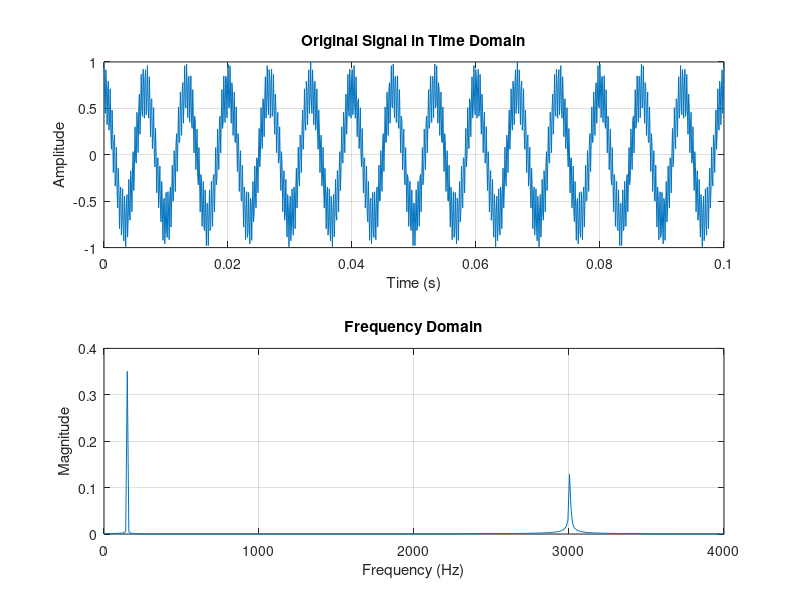
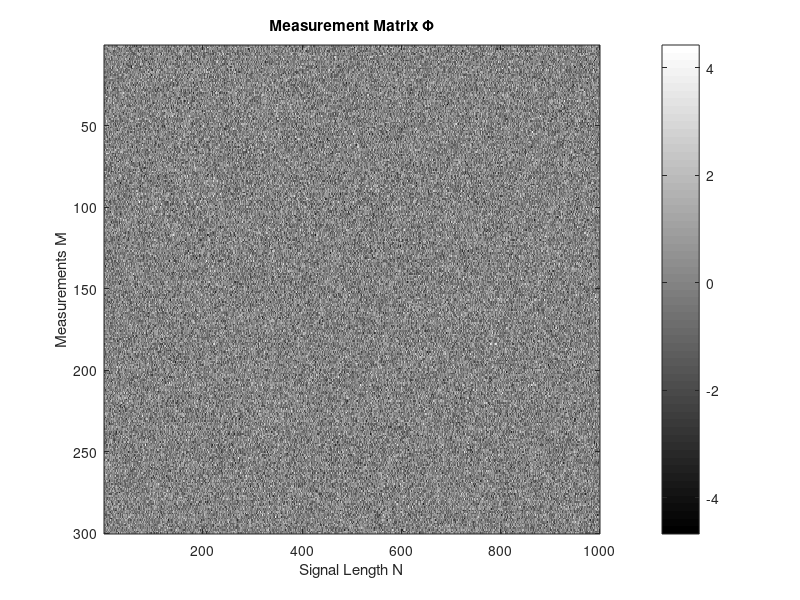

The MATLAB source for these figures, in order: (Note: this script raises an error after producing the figures.)
clear all; close all; clc;

% Compressed Sensing Demonstration
% Signal: 0.7*cos(150*pi*t) + 0.3*cos(3000*pi*t)


%% Signal Parameters
fs = 10000;             % Sampling frequency (Hz)
T = 0.1;                % Duration (seconds)
N = fs * T;             % Number of samples
t = linspace(0, T, N);  % Time vector

% Original signal
f1 = 150;               % First frequency (Hz)
f2 = 3000;              % Second frequency (Hz)
x = 0.7*cos(2*pi*f1*t) + 0.3*cos(2*pi*f2*t);

% Plot original signal
figure('Name', 'Original Signal', 'Color', 'white');
subplot(2,1,1);
plot(t, x);
xlabel('Time (s)');
ylabel('Amplitude');
title('Original Signal in Time Domain');
grid on;

% Frequency domain
X = fft(x)/N;
f = linspace(0, fs, N);
subplot(2,1,2);
plot(f(1:N/2), abs(X(1:N/2)));
xlabel('Frequency (Hz)');
ylabel('Magnitude');
title('Frequency Domain');
grid on;
xlim([0 4000]);

%% Compressed Sensing Parameters
M = 300;                % Number of measurements (compressed)
K = 2;                  % Sparsity level (we know there are 2 frequencies)

%% Step 1: Random Sampling
% Create random measurement matrix (Gaussian)
Phi = randn(M, N);

% Take compressed measurements
y = Phi * x';

% Plot measurement process
figure('Name', 'Measurement Process', 'Color', 'white');
imagesc(Phi);
colormap(gray);
colorbar;
title('Measurement Matrix \Phi');
xlabel('Signal Length N');
ylabel('Measurements M');

%% Step 2: Reconstruction using L1 Minimization
% We'll use the DCT basis as our sparse representation basis
Psi = dctmtx(N)';

% Create the sensing matrix
A = Phi * Psi;

% Solve the L1 minimization problem using Basis Pursuit
% Using CVX toolbox for convex optimization
cvx_begin quiet
    variable s(N) complex;
    minimize(norm(s,1));
    subject to
        A*s == y;
cvx_end

% Reconstruct the signal
x_rec = Psi * s;

%% Step 3: Results Comparison
% Plot original vs reconstructed signal in time domain
figure('Name', 'Reconstruction Results', 'Color', 'white');
subplot(2,2,1);
plot(t, x, 'b', 'LineWidth', 1.5);
hold on;
plot(t, real(x_rec), 'r--', 'LineWidth', 1);
xlabel('Time (s)');
ylabel('Amplitude');
title('Time Domain Comparison');
legend('Original', 'Reconstructed');
grid on;
xlim([0 0.02]);

% Plot original vs reconstructed in frequency domain
X_rec = fft(x_rec)/N;
subplot(2,2,2);
plot(f(1:N/2), abs(X(1:N/2)), 'b', 'LineWidth', 1.5);
hold on;
plot(f(1:N/2), abs(X_rec(1:N/2)), 'r--', 'LineWidth', 1);
xlabel('Frequency (Hz)');
ylabel('Magnitude');
title('Frequency Domain Comparison');
legend('Original', 'Reconstructed');
grid on;
xlim([0 4000]);

% Plot reconstruction error
subplot(2,2,3);
plot(t, abs(x' - x_rec));
xlabel('Time (s)');
ylabel('Error');
title('Reconstruction Error');
grid on;

% Plot sparse coefficients
subplot(2,2,4);
stem(abs(s), 'filled', 'MarkerSize', 3);
xlabel('Coefficient Index');
ylabel('Magnitude');
title('Sparse Coefficients in DCT Domain');
xlim([0 5000]);
grid on;

%% Step 4: Measurement vs Reconstruction Tradeoff
% Calculate reconstruction error for different M values
M_values = round(linspace(50, 800, 20));
errors = zeros(size(M_values));

for i = 1:length(M_values)
    % Take measurements
    Phi_temp = randn(M_values(i), N);
    y_temp = Phi_temp * x';
    
    % Reconstruct
    A_temp = Phi_temp * Psi;
    
    cvx_begin quiet
        variable s_temp(N) complex;
        minimize(norm(s_temp,1));
        subject to
            A_temp*s_temp == y_temp;
    cvx_end
    
    x_temp = Psi * s_temp;
    errors(i) = norm(x' - x_temp)/norm(x);
end

% Plot error vs measurements
figure('Name', 'Measurement Tradeoff', 'Color', 'white');
plot(M_values, errors, 'b-o', 'LineWidth', 2);
xlabel('Number of Measurements (M)');
ylabel('Normalized Reconstruction Error');
title('Reconstruction Error vs Number of Measurements');
grid on;
